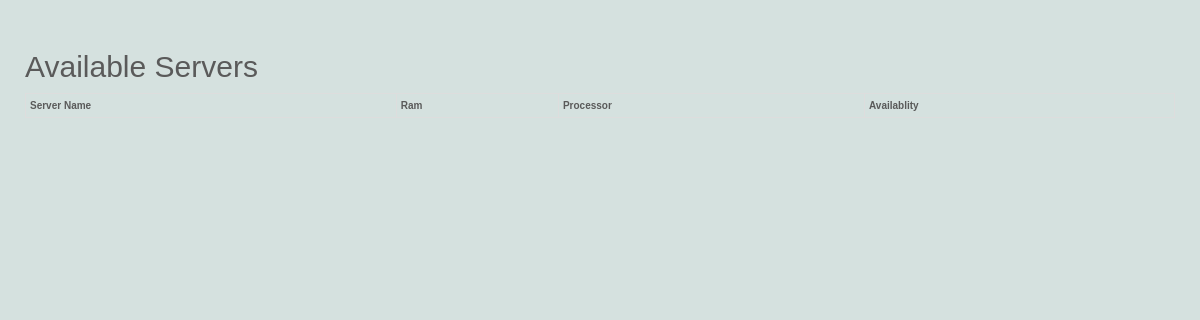
The app's page /available-server/, older data.
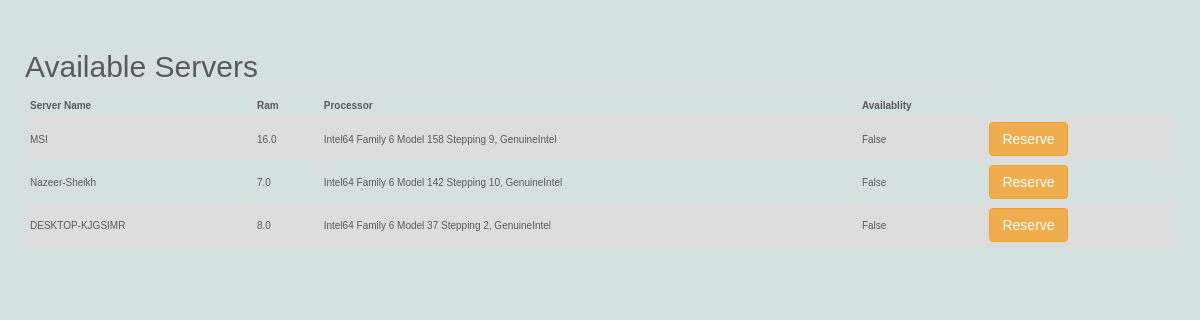
The same page, newer data.
### server/models.py (models this page shows, shortened)
class ServerManagement(models.Model):
    server_name = models.CharField(max_length=255)
    ip_addr = models.CharField(default='0.0.0.0', max_length=255)
    ram = models.FloatField(max_length=3)
    processor = models.CharField(max_length=255)
    enable = models.BooleanField(default=False, null=False)

### user/views.py (the view)
# urls.py: path('available-server/', views.available_server, name='available-server'),
def available_server(request):
    wal = ServerManagement.objects.all()
    dt = []
    for i in wal:
        dt += [
            {
                'servername': i.server_name,
                'ram': i.ram,
                'processor': i.processor,
                'available': i.enable
            }
        ]
    return render(request, 'user/login/available_server.html', {'ServerData': dt})

### user/templates/user/login/available_server.html (shortened to what this page needs)
<!DOCTYPE html>
<html lang="en">
<head>
    <link rel="stylesheet" href="https://maxcdn.bootstrapcdn.com/bootstrap/3.4.1/css/bootstrap.min.css">
</head>
<body>
<h2>Available Servers</h2>
<table>
    <tr>
        <th>Server Name</th>
        <th>Ram</th>
        <th>Processor</th>
        <th>Availablity</th>
    </tr>
    {% for data in ServerData %}
    <tr>
        <td> {{ data.servername }}</td>
        <td>{{ data.ram }}</td>
        <td>{{ data.processor }}</td>
        <td>{{ data.available }}</td>
        <td>
            <button type="button" onclick="location.href='{% url 'reservation' %}'" class="btn btn-warning">Reserve
            </button>
        </td>
    </tr>
    {% endfor %}
</table>
</body>
</html>

Row changes from the older to the newer data that the page shows:
added ServerManagement: servername "MSI", ram "16.0", processor "Intel64 Family 6 Model 158 Stepping 9, GenuineIntel"
added ServerManagement: servername "Nazeer-Sheikh", ram "7.0", processor "Intel64 Family 6 Model 142 Stepping 10, GenuineIntel"
added ServerManagement: servername "DESKTOP-KJGSIMR", ram "8.0", processor "Intel64 Family 6 Model 37 Stepping 2, GenuineIntel"
Text that changed along with them:
new list line: "False Reserve"
